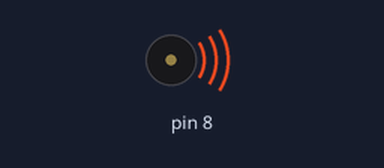
This sketch was run on a simulated Arduino Uno, built with avr-gcc and run on an emulated ATmega328P. On the bench: buzzer (waves = sounding).

Above: at 0.1 s.
At 1.3 s:
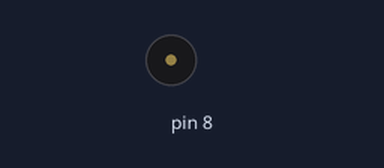
Timing chart, 0 to 2.8 s (numbered marks = the images above):
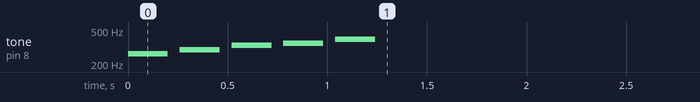

The sketch:

Melody.ino
```cpp
// Calls playNote() before it is defined: needs the IDE's automatic prototypes.
int notes[] = {262, 294, 330, 349, 392};
void setup() {
  for (int i = 0; i < 5; i++) playNote(notes[i], 200);
}
void loop() {}
void playNote(int freq, int ms) {
  tone(8, freq, ms);
  delay(ms * 1.3);
}
```
